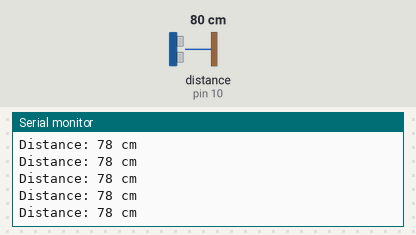
The sketch below on a simulated Arduino Uno, built with avr-gcc and run on an emulated ATmega328P. Shown: the last lines printed to the serial monitor. Wiring (inferred from the names in the program): ultrasonic range finder: trigger pin 9; echo pin 10. Inputs (shaded band) come from the test bench; at power-on: distance to the obstacle (sensor on pin 10) 80 cm. The echo pulse lasts 58.3 µs per cm.

Above: at 1.2 s.
1.3 s: distance to the obstacle (sensor on pin 10) set to 2 cm
At 1.38 s:
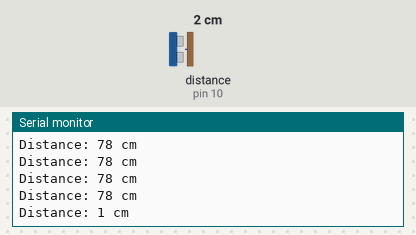
4.3 s: distance to the obstacle (sensor on pin 10) set to 250 cm
At 4.41 s:
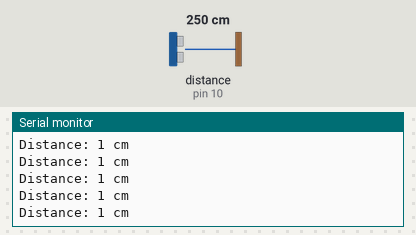
Timing chart, 0 to 7.3 s (numbered marks = the images above; inputs shaded):
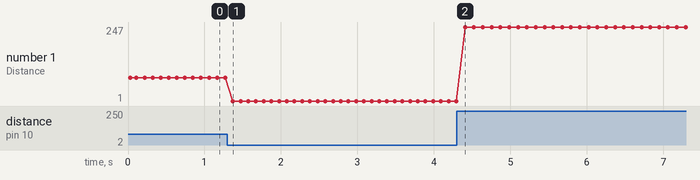

Measured:
- after the input at 1.3 s, the serial monitor: prints a new line after 0.07 s (image 1)
- plotted number 1: 78 → 1 after the input at 1.3 s, 1 → 247 after the input at 4.3 s

The sketch:

ultrasonic.ino
```cpp
// Define pins for the ultrasonic sensor
#define TRIG_PIN 9
#define ECHO_PIN 10

void setup() {
  // Start serial communication at 9600 baud rate
  Serial.begin(9600);

  // Initialize the TRIG_PIN as an output
  pinMode(TRIG_PIN, OUTPUT);

  // Initialize the ECHO_PIN as an input
  pinMode(ECHO_PIN, INPUT);

  Serial.println("Ultrasonic Sensor Initialized");
}

void loop() {
  // Send a 10 microsecond pulse to the TRIG_PIN
  digitalWrite(TRIG_PIN, LOW);
  delayMicroseconds(2);
  digitalWrite(TRIG_PIN, HIGH);
  delayMicroseconds(10);
  digitalWrite(TRIG_PIN, LOW);

  // Read the ECHO_PIN, pulseIn() returns the duration (in microseconds) of the pulse
  long duration = pulseIn(ECHO_PIN, HIGH);

  // Calculate the distance in centimeters
  long distance = duration * 0.034 / 2;

  // Print the distance to the Serial Monitor
  Serial.print("Distance: ");
  Serial.print(distance);
  Serial.println(" cm");

  // Small delay before the next reading
  delay(100);
}
```
